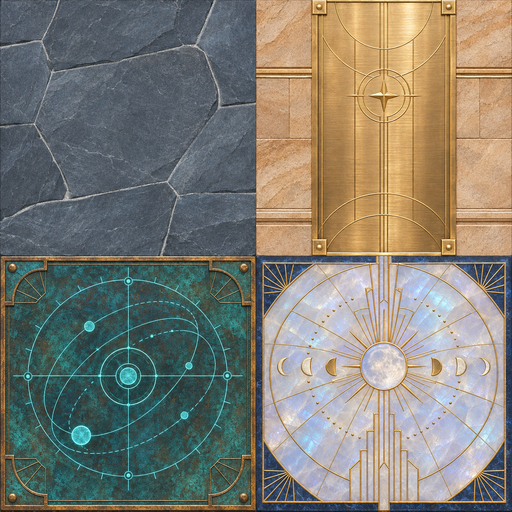
#> input picture firmware/components/pxa/tests/guests/native-raster-demo/art/material-atlas.png, 512 x 512 px
$ python bake_textures.py
#> lines starting #> are read from the running program, lines starting #| are printed output that depends on the picture
#!/usr/bin/env python3
# SPDX-License-Identifier: MIT
"""Bake the editable artwork into shared PXA INDEX8 and RGB565 tables."""

from pathlib import Path

from PIL import Image

ROOT = Path(__file__).resolve().parent
LIGHT = (1.0, 0.44, 0.54, 0.64, 0.74, 0.84, 0.94, 1.04)
# 0 is reserved for transparent grille and effect texels.
SPECIAL = [(52, 49, 52), (123, 89, 57), (202, 158, 96)]
SPECIAL += [(29, 66, 91), (37, 90, 114), (48, 118, 146), (57, 146, 173),
            (75, 182, 202), (110, 214, 224), (157, 234, 237), (206, 246, 236),
            (247, 251, 228)]


def concatenate(textures):
    strip = Image.new("RGB", (max(image.width for image in textures),
                              sum(image.height for image in textures)))
    start = 0
    for image in textures:
        strip.paste(image, (0, start))
        start += image.height
    return strip


def quantize(image, palette, offset, dither):
    indexed = image.quantize(palette=palette, dither=dither)
    return bytes(value + offset for value in indexed.tobytes())


def array(name, data):
    lines = [f"inline constexpr unsigned char {name}[] ="]
    for i in range(0, len(data), 24):
        values = "".join(f"\\x{byte:02x}" for byte in data[i:i + 24])
        lines.append(f'    "{values}"')
    return "\n".join(lines) + ";\n"


def rgb565(color, light):
    channels = [min(255, round(component * light)) for component in color]
    r, g, b = channels
    return (r >> 3) << 11 | (g >> 2) << 5 | b >> 3


def main():
    with Image.open(ROOT / "material-atlas.png") as atlas:
#> atlas is the input picture: PIL image 512x512 RGB; mean R, G, B 127.8, 125.8, 115.7
        width, height = atlas.size
#> width = 512; height = 512
        assert width == height and width % 2 == 0
        half = width // 2
#> half = 256
        # Inset by two authoring pixels to avoid importing a neighboring tile.
        tiles = [atlas.crop((x * half + 2, y * half + 2,
                             (x + 1) * half - 2, (y + 1) * half - 2))
                 .convert("RGB").resize((size, size), Image.Resampling.LANCZOS)
                 for x, y, size in ((0, 0, 64), (1, 0, 64), (0, 1, 64), (1, 1, 128))]
#> tiles = 4 items
    with Image.open(ROOT / "twilight.png") as backdrop:
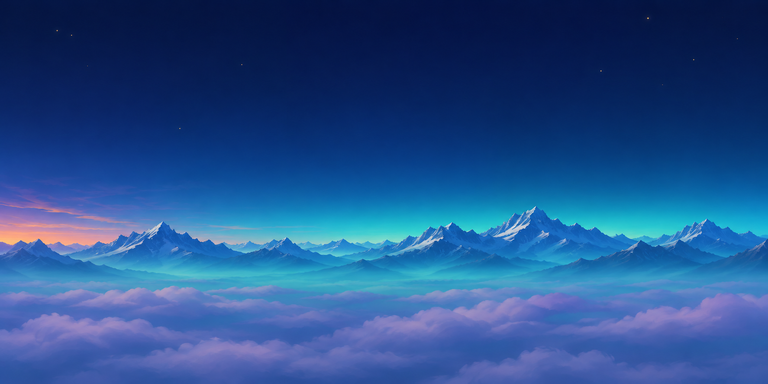
#> input picture firmware/components/pxa/tests/guests/native-raster-demo/art/twilight.png, 768 x 384 px
#> backdrop is the input picture: PIL image 768x384 RGB; mean R, G, B 37.1, 81.4, 142
        sky = backdrop.convert("RGB").crop((0, backdrop.height // 4,
                                           backdrop.width, backdrop.height))
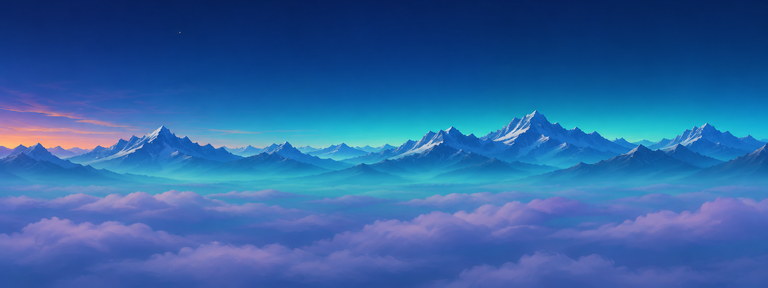
#> sky: PIL image 768x288 RGB; mean R, G, B 47.5, 100.1, 163.9
        # Keep the sky's full projected horizontal detail by using two textures.
        sky = sky.resize((512, 128), Image.Resampling.LANCZOS)
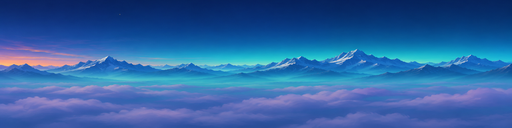
#> sky: PIL image 512x128 RGB; mean R, G, B 47.5, 100.1, 163.9
    skyline = [sky.crop((x, 0, x + 256, 128)) for x in (0, 256)]
#> skyline = 2 items

    colors = [(0, 0, 0)]
    baked = []
    groups = [
        (["twilight_left", "twilight_right"], skyline, 112),
        (["slate", "brass", "enamel", "moonstone"], tiles, 131),
    ]
    for names, images, count in groups:
        palette = concatenate(images).quantize(colors=count, method=Image.Quantize.MEDIANCUT)
        start = len(colors)
        raw = palette.getpalette()[:3 * count]
        assert len(raw) == 3 * count
        colors.extend(zip(raw[::3], raw[1::3], raw[2::3]))
        if names[0].startswith("twilight"):
            # Quantize continuously across the split. The distant skyline uses
            # a dedicated palette to keep flat gradients clear during motion.
            full_sky = quantize(sky, palette, start, Image.Dither.NONE)
            color_planes = [b"".join(full_sky[y * 512 + x:y * 512 + x + 256]
                                     for y in range(128)) for x in (0, 256)]
        else:
            color_planes = [quantize(image, palette, start, Image.Dither.FLOYDSTEINBERG)
                            for image in images]
        for name, indices in zip(names, color_planes):
            assert all(start <= index < start + count for index in indices)
            baked.append(array(name, indices))
#> this loop made 2 passes
#> (names, count, start) on pass 2: (['slate', 'brass', 'enamel', 'moonstone'], 131, 113)
#> (names, count, start) on pass 1: (['twilight_left', 'twilight_right'], 112, 1)
#> pass 1, in main, `palette = concatenate(images).quantize(colors=count, method=Image.Quan..`:
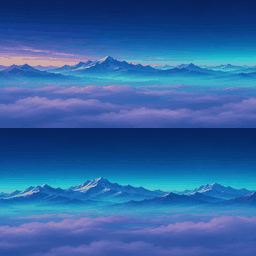
#> palette: PIL image 256x256 P; mean R, G, B 47.2, 99.9, 163.9
#> after the loop, baked = 6 items; colors = 244 items, first 6: (0, 0, 0), (203, 171, 169), (118, 180, 201), (181, 146, 180), (120, 145, 196), (81, 194, 205)
    colors.extend(SPECIAL)
    assert len(colors) == 256

    values = [rgb565(color, shade) for shade in LIGHT for color in colors]
#> values = 2048 values, max 65533 at index 2047, min 0 at index 0, mean 20080.2
    palette_rows = ["    " + ", ".join(f"0x{value:04x}" for value in values[i:i + 12]) + ","
                    for i in range(0, len(values), 12)]
    header = ("// Generated by art/bake_textures.py.\n"
              "#pragma once\n\n#include <cstdint>\n\nnamespace raster_demo::baked {\n"
              f"inline constexpr std::uint8_t light_levels = {len(LIGHT)};\n"
              f"inline constexpr std::uint16_t palette[{len(values)}] = {{\n"
              + "\n".join(palette_rows) + "\n};\n\n" + "\n".join(baked)
              + "\n}  // namespace raster_demo::baked\n")
    (ROOT / "baked_textures.hpp").write_text(header, encoding="utf-8")


if __name__ == "__main__":
    main()
